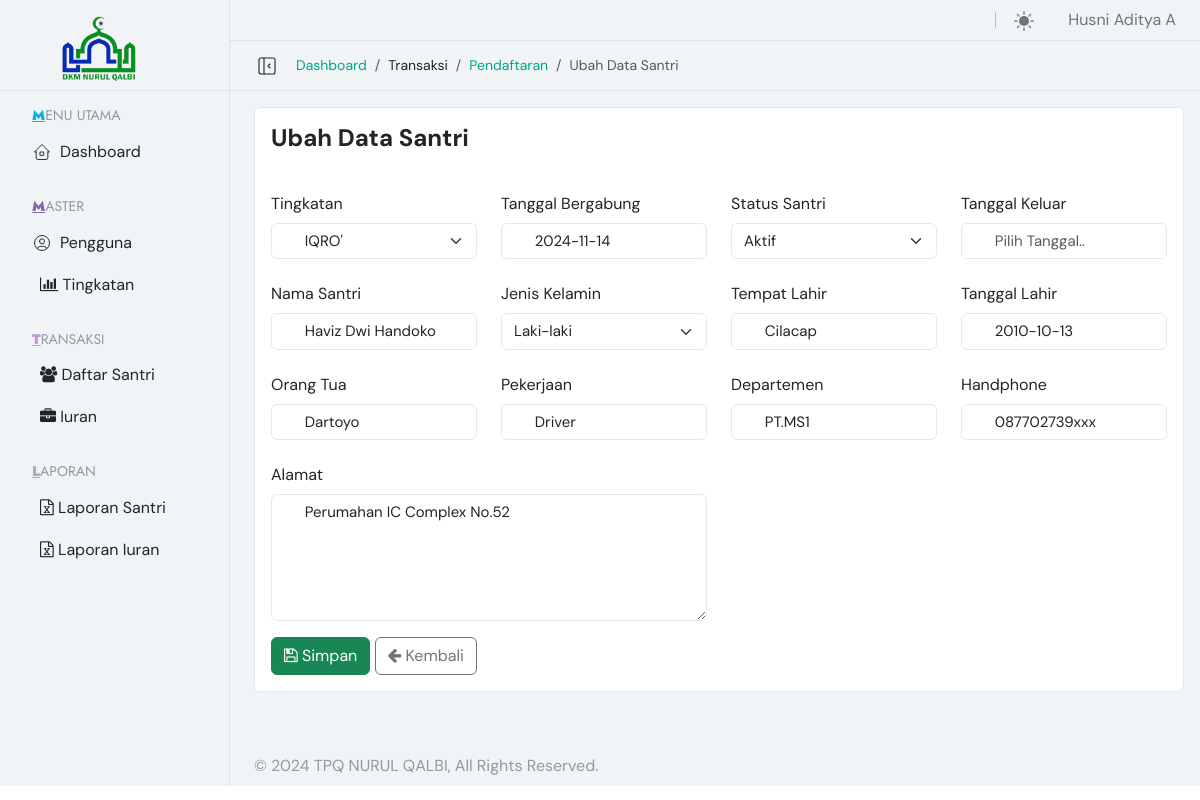
Screenshot of /pendaftaran_edit.php?method=edit&id=TPQ-202411-001 (signed in) with the database file from the repository.
### tables this page shows
CREATE TABLE IF NOT EXISTS `t_anggota` (
  `ID_ANGGOTA` varchar(50) NOT NULL,
  `ID_TINGKATAN` varchar(50) DEFAULT NULL,
  `NAMA_ANGGOTA` varchar(50) DEFAULT NULL,
  `ALAMAT` text DEFAULT NULL,
  `TEMPAT_LAHIR` varchar(50) DEFAULT NULL,
  `TANGGAL_LAHIR` date DEFAULT NULL,
  `JK` varchar(50) DEFAULT NULL,
  `ORANG_TUA` varchar(50) DEFAULT NULL,
  `PEKERJAAN` varchar(50) DEFAULT NULL,
  `DEPARTEMEN` varchar(50) DEFAULT NULL,
  `HANDPHONE` varchar(50) DEFAULT NULL,
  `TANGGAL_BERGABUNG` date DEFAULT NULL,
  `TANGGAL_KELUAR` date DEFAULT NULL,
  `STATUS_ANGGOTA` varchar(50) DEFAULT '1',
  `STATUS` varchar(50) DEFAULT '1',
  `INPUT_OLEH` varchar(50) DEFAULT NULL,
  `INPUT_TANGGAL` datetime DEFAULT NULL,
  PRIMARY KEY (`ID_ANGGOTA`),
  KEY `ID_TINGKATAN` (`ID_TINGKATAN`)
);

CREATE TABLE IF NOT EXISTS `m_tingkatan` (
  `ID_TINGKATAN` varchar(50) NOT NULL,
  `NAMA_TINGKATAN` varchar(50) DEFAULT NULL,
  `DESKRIPSI` text DEFAULT NULL,
  `STATUS` varchar(50) DEFAULT '1',
  `INPUT_OLEH` varchar(50) DEFAULT NULL,
  `INPUT_TANGGAL` datetime DEFAULT NULL,
  PRIMARY KEY (`ID_TINGKATAN`)
);

### backend/transaksi/pendaftaran/t_pendaftaran.php (called while the page is built, shortened)
<?php
$tingkatan = "SELECT * FROM m_tingkatan WHERE STATUS = 1";
$getTingkatan = GetQuery2($tingkatan, []);
$rowTingkatan = $getTingkatan->fetchAll(PDO::FETCH_ASSOC);
if (isset($_GET['method'])) {
    if (($_GET['method'] == "view" || $_GET['method'] == "edit") && isset($_GET['id'])) {
        $ID_ANGGOTA = $_GET['id'];
        $query = "SELECT a.*,CONCAT(a.TEMPAT_LAHIR,', ',DATE_FORMAT(a.TANGGAL_LAHIR, '%d %M %Y')) TTL,CASE WHEN a.STATUS_ANGGOTA = 1 THEN 'Aktif' ELSE 'Tidak Aktif' END STATUS_ANGGOTA_DESK,t.NAMA_TINGKATAN,DATE_FORMAT(a.INPUT_TANGGAL, '%d %M %Y') INPUT_TANGGAL, a.ID_TINGKATAN EDIT_TINGKATAN  FROM t_anggota a
        LEFT JOIN m_tingkatan t ON a.ID_TINGKATAN = t.ID_TINGKATAN
        WHERE a.ID_ANGGOTA = :ID_ANGGOTA";
        $params = array(':ID_ANGGOTA' => $ID_ANGGOTA);
        $getAnggota = GetQuery2($query, $params);
        $rowAnggota = $getAnggota->fetchAll(PDO::FETCH_ASSOC);
        foreach ($rowAnggota as $row) {
            extract($row);
        }
    }
}
?>

### connection/conn.php (called while the page is built, shortened)
<?php
$host = "localhost";
$database = "tpq";
$username = "andre";
$password = "andre2024";
try {
    $db1 = new PDO("mysql:host=$host;dbname=$database", $username, $password);
    $db1->setAttribute(PDO::ATTR_ERRMODE, PDO::ERRMODE_EXCEPTION);
    function GetQuery2($query, $params = [])
    {
        global $db1;
        $result = $db1->prepare($query);
        $result->execute($params);
        return $result;
    }
} catch (PDOException $e) {
    die("Database connection failed: " . $e->getMessage());
}
?>

### content/transaksi/pendaftaran/c_pendaftaran_edit.php (the view, shortened to what this page needs)
<div class="card mb-4">
    <div class="card-header py-3 bg-transparent border-bottom-0">
        <h4 class="card-title mb-0"><strong>Ubah Data Santri</strong></h4>
    </div>
    <div class="card-body card-main-two">
        <form role="form" action="" method="post">
            <div class="row">
                <div class="mb-3 col-md-3 col-12">
                    <label class="col-form-label">Tingkatan</label>
                    <fieldset class="form-icon-group left-icon position-relative">
                        <select class="form-select array-select form-control" aria-label="example" name="ID_TINGKATAN" required>
                            <?php
                            foreach ($rowTingkatan as $dataTingkatan) {
                                extract($dataTingkatan);
                                ?>
                                <option value="<?= $ID_TINGKATAN; ?>" <?php if ($EDIT_TINGKATAN == $ID_TINGKATAN) echo 'selected'; ?>><?= $NAMA_TINGKATAN; ?></option>
                                <?php
                            }
                            ?>
                        </select>
                    </fieldset>
                </div>
                <div class="mb-1 col-md-3 col-12">
                    <label class="col-form-label">Tanggal Bergabung</label>
                    <fieldset class="form-icon-group left-icon position-relative">
                        <input type="text" name="TANGGAL_BERGABUNG" class="form-control f-basic flatpickr-input" placeholder="Pilih Tanggal.." value="<?= $TANGGAL_BERGABUNG; ?>" required>
                    </fieldset>
                </div>
                <div class="mb-3 col-md-3 col-12">
                    <label class="col-form-label">Status Santri</label>
                    <select class="form-select array-select form-control" aria-label="example" name="STATUS_ANGGOTA" required>
                        <option value="1" <?php if ($STATUS_ANGGOTA == '1') echo 'selected'; ?>>Aktif</option>
                    </select>
                </div>
                <div class="mb-1 col-md-3 col-12">
                    <label class="col-form-label">Tanggal Keluar</label>
                    <fieldset class="form-icon-group left-icon position-relative">
                        <input type="text" name="TANGGAL_KELUAR" class="form-control f-basic flatpickr-input" placeholder="Pilih Tanggal.." value="<?= $TANGGAL_KELUAR; ?>">
                    </fieldset>
                </div>
            </div>
            <div class="row">
                <div class="mb-3 col-md-3 col-12">
                    <label class="col-form-label">Nama Santri</label>
                    <fieldset class="form-icon-group left-icon position-relative">
                        <input type="text" name="NAMA_ANGGOTA" class="form-control" value="<?= $NAMA_ANGGOTA; ?>" required>
                    </fieldset>
                </div>
                <div class="mb-3 col-md-3 col-12">
                    <label class="col-form-label">Jenis Kelamin</label>
                    <select class="form-select array-select form-control" aria-label="example" name="JK" required>
                        <option value="L" <?php if ($JK == 'L') echo 'selected'; ?>>Laki-laki</option>
                    </select>
                </div>
                <div class="mb-3 col-md-3 col-12">
                    <label class="col-form-label">Tempat Lahir</label>
                    <fieldset class="form-icon-group left-icon position-relative">
                        <input type="text" name="TEMPAT_LAHIR" class="form-control" value="<?= $TEMPAT_LAHIR; ?>" required>
                    </fieldset>
                </div>
                <div class="mb-1 col-md-3 col-12">
                    <label class="col-form-label">Tanggal Lahir</label>
                    <fieldset class="form-icon-group left-icon position-relative">
                        <input type="text" name="TANGGAL_LAHIR" class="form-control f-basic flatpickr-input" placeholder="Pilih Tanggal.." value="<?= $TANGGAL_LAHIR; ?>" required>
                    </fieldset>
                </div>
            </div>
            <div class="row">
                <div class="mb-3 col-md-3 col-12">
                    <label class="col-form-label">Orang Tua</label>
                    <fieldset class="form-icon-group left-icon position-relative">
                        <input type="text" name="ORANG_TUA" class="form-control" value="<?= $ORANG_TUA; ?>" required>
                    </fieldset>
                </div>
                <div class="mb-3 col-md-3 col-12">
                    <label class="col-form-label">Pekerjaan</label>
                    <fieldset class="form-icon-group left-icon position-relative">
                        <input type="text" name="PEKERJAAN" class="form-control" value="<?= $PEKERJAAN; ?>">
                    </fieldset>
                </div>
                <div class="mb-1 col-md-3 col-12">
                    <label class="col-form-label">Departemen</label>
                    <fieldset class="form-icon-group left-icon position-relative">
                        <input type="text" name="DEPARTEMEN" class="form-control" value="<?= $DEPARTEMEN; ?>">
                    </fieldset>
                </div>
                <div class="mb-1 col-md-3 col-12">
                    <label class="col-form-label">Handphone</label>
                    <fieldset class="form-icon-group left-icon position-relative">
                        <input type="text" name="HANDPHONE" class="form-control" value="<?= $HANDPHONE; ?>" required>
                    </fieldset>
                </div>
            </div>
            <div class="row">
                <div class="mb-3 col-md-6 col-12">
                    <label class="col-form-label">Alamat</label>
                    <fieldset class="form-icon-group left-icon position-relative">
                        <textarea class="form-control" name="ALAMAT" rows="5" cols="30" required><?= $ALAMAT; ?></textarea>
                    </fieldset>
                </div>
            </div>
            <div class="row">
                <div class="col-12">
                    <button type="submit" name="simpan" class="btn btn-success"><i class="fa fa-save"></i> Simpan</button>
                    <a href="pendaftaran.php" class="btn btn-outline-secondary" role="button"><i class="fa fa-arrow-left"></i> Kembali</a>
                </div>
            </div>
        </form>
    </div>
</div>

### rows the page displays
t_anggota: ID_TINGKATAN "IQRO'", TANGGAL_BERGABUNG "2024-11-14", STATUS_ANGGOTA "Aktif", NAMA_ANGGOTA "Haviz Dwi Handoko", JK "Laki-laki", TEMPAT_LAHIR "Cilacap", TANGGAL_LAHIR "2010-10-13", ORANG_TUA "Dartoyo", PEKERJAAN "Driver", DEPARTEMEN "PT.MS1", HANDPHONE "087702739xxx", ALAMAT "Perumahan IC Complex No.52"

### other values shown
$_SESSION["LOGINNAMA"] "Husni Aditya A"
